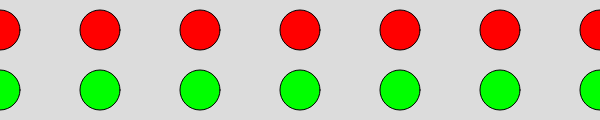
Frame 1 (no input)
Frame 60 (no input): identical to frame 1, image omitted
Frame 120 (the mouse pressed at the canvas centre since frame 60): identical to frame 1, image omitted

The p5.js sketch that drew this single still picture (run headless with seeded random() and noise() and a simulated clock; from frame 60 on, the mouse is pressed at the canvas centre):

// p5.js sketch
// ── sketch.js
function setup() {
	createCanvas(600, 120);
}

function draw() {
	background(220);

	//WHILE LOOP
	var x= 0;//initialize the variable to 0
	while(x<=width){ //check for a condition

		fill(255,0,0);//add a red fill
		ellipse(x,30,40,40); //draw an ellipse at the x-location of the variable x
		
		x=x+100//increment the variable (every time you run through the loop, add 100 to x)
	}

	//FOR LOOP
	//for(initialize;condition;increment)
	for(x=0;x<=width;x=x+100){//the for loop contains all of the same elements but in 1 line
		fill(0,255,0);//add a green fill
		ellipse(x,90,40,40); //draw an ellipse at the x-location of the variable x

	}
}
